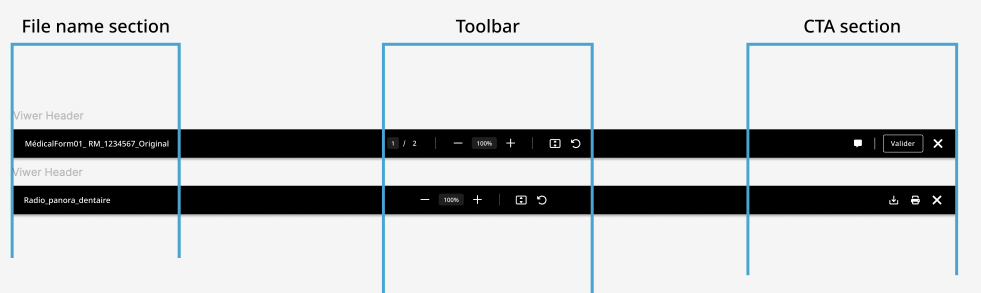
#> input picture sample/EVNWCL-4786/Capture+d_E2_80_99e_CC_81cran+2026-02-10+a_CC_80+15.40.55.png, 1962 x 586 px (shown at 1/2 size)
$ python -i ocr_service.py   (imports and definitions only)
#> lines starting #> are read from the running program, lines starting #| are printed output that depends on the picture; after the words box and inside, x2 and y2 are one past the last pixel; in counts of white or black regions, pixels touching at a corner belong together
#> in preprocess_image, image is the input picture: shape (586, 1962, 3); mean B, G, R 198.1, 197.2, 195.3
import os
from pathlib import Path

import cv2
import pytesseract

from app.config.env_loader import load_project_env


# [1 line not run here, left out]

TESSERACT_CMD = os.getenv("TESSERACT_CMD")
OCR_LANGUAGE = os.getenv("OCR_LANGUAGE", "eng+fra")

if TESSERACT_CMD:
    pytesseract.pytesseract.tesseract_cmd = TESSERACT_CMD


def crop_main_modal(image):
    height, width = image.shape[:2]
#> height = 586; width = 1962

    # Crop vùng giữa màn hình, bỏ header và nền xám
    x1 = int(width * 0.18)
#> x1 = 353
    x2 = int(width * 0.82)
#> x2 = 1608
    y1 = int(height * 0.05)
#> y1 = 29
    y2 = int(height * 0.92)
#> y2 = 539

    return image[y1:y2, x1:x2]
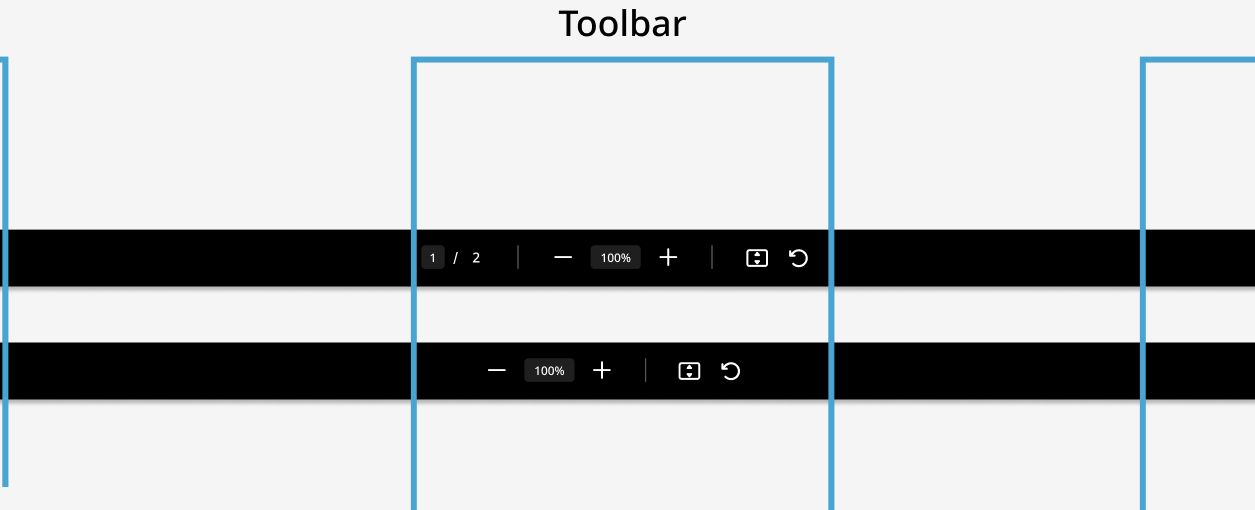
#> returned value: shape (510, 1255, 3); mean of channels 0, 1, 2 189.7, 188.8, 186.8; drawn as B, G, R


def preprocess_image(image_path: Path):
    image = cv2.imread(str(image_path))

    if image is None:
        raise ValueError(f"Cannot read image: {image_path}")

    image = crop_main_modal(image)

    gray = cv2.cvtColor(
        image,
        cv2.COLOR_BGR2GRAY
    )
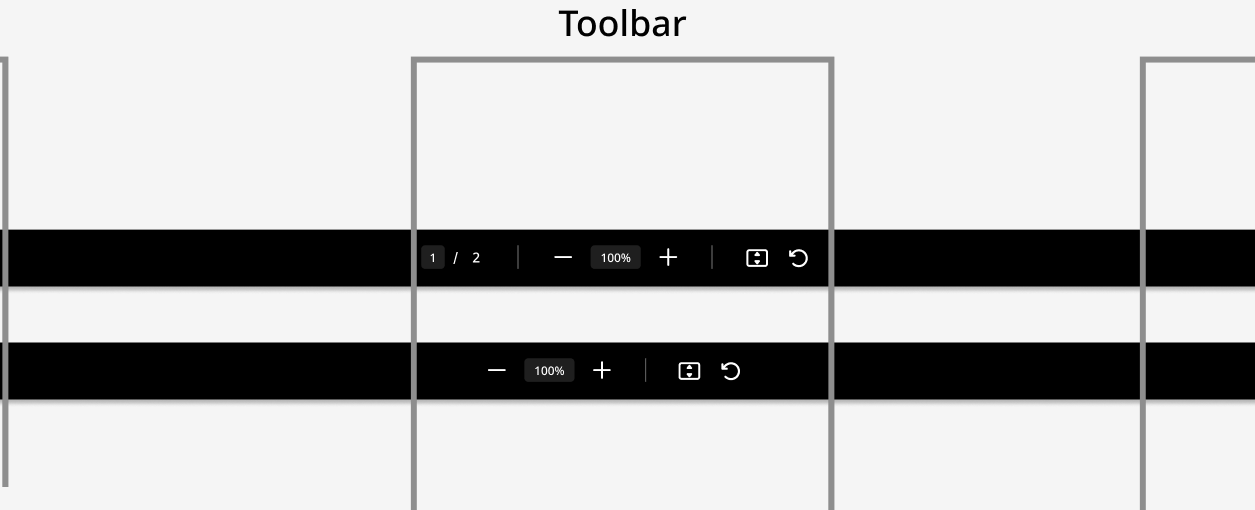
#> gray: shape (510, 1255); min 0, max 255, mean 188.3

    gray = cv2.resize(
        gray,
        None,
        fx=4,
        fy=4,
        interpolation=cv2.INTER_CUBIC
    )
#> gray: shape (2040, 5020)

    gray = cv2.GaussianBlur(
        gray,
        (3, 3),
        0
    )

    _, processed = cv2.threshold(
        gray,
        0,
        255,
        cv2.THRESH_BINARY + cv2.THRESH_OTSU
    )
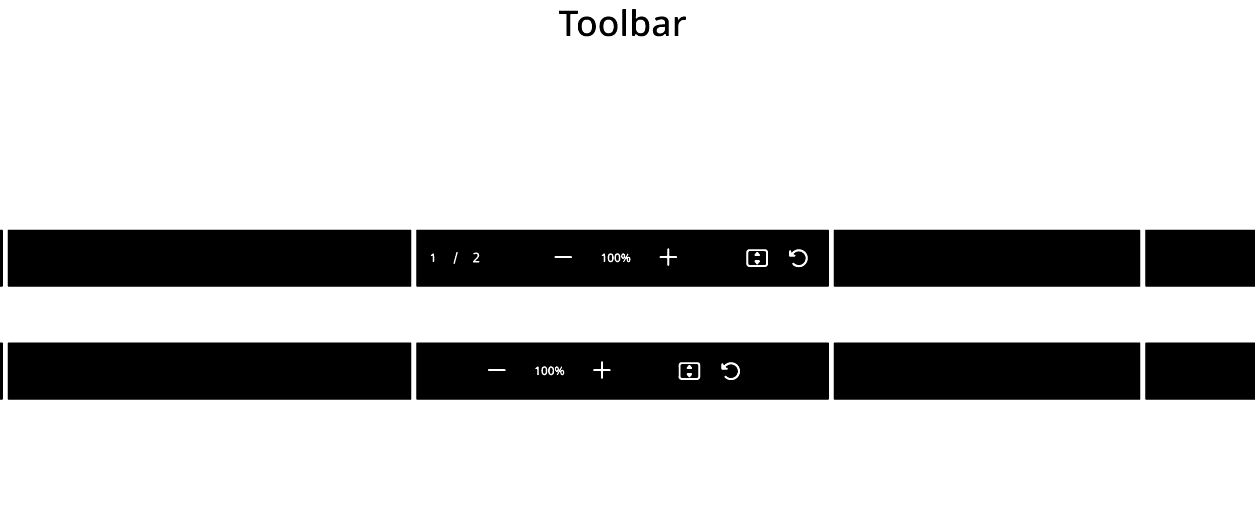
#> processed: shape (2040, 5020) (shown at 1/4 size); 77.9% white; 29 black regions (2 under 20 px), largest, box (x1, y1, x2, y2) and area: (31, 1370, 1645, 1599) 369598, (31, 919, 1645, 1147) 367986, (1665, 1370, 3316, 1599) 366276

    return processed


def extract_text_from_image(image_path: Path) -> str:
    processed = preprocess_image(image_path)

    debug_path = image_path.parent / f"{image_path.stem}_processed.png"
    cv2.imwrite(str(debug_path), processed)

    configs = [
        "--oem 3 --psm 6",
        "--oem 3 --psm 11",
        "--oem 3 --psm 12"
    ]

    results = []

    for config in configs:
        text = pytesseract.image_to_string(
            processed,
            lang=OCR_LANGUAGE,
            config=config
        ).strip()

        if text:
            results.append(text)

    if not results:
        return ""

    return max(
        results,
        key=len
    )

>>> result = preprocess_image('../../sample/EVNWCL-4786/Capture+d_E2_80_99e_CC_81cran+2026-02-10+a_CC_80+15.40.55.png')
